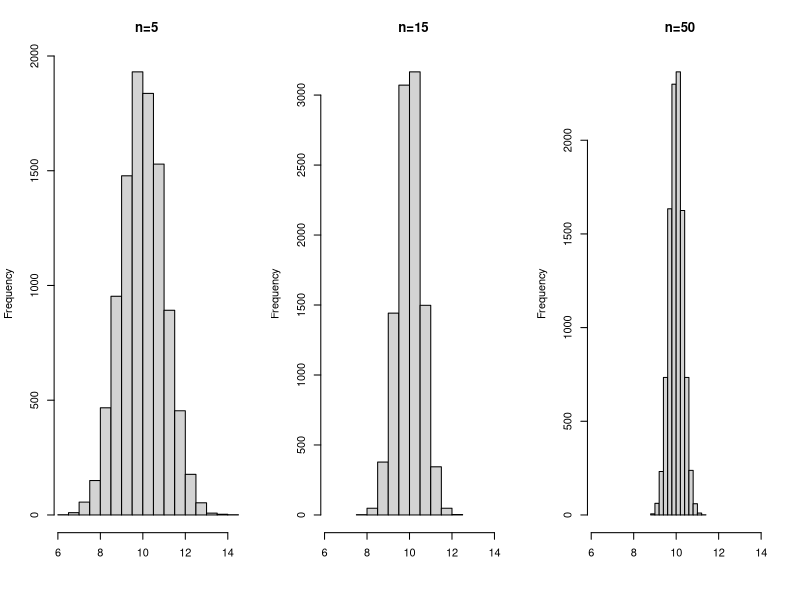

Generate this figure with R:
## ---- chunk 1
## Set seed for the random number generator to get reproducable results
set.seed(3)
## True parameter value 
theta         <- 10
## Number of Monte Carlo repetitions:
B             <- 10000
## Sequence of different sample sizes:
n_seq         <- c(5, 15, 50)
## Container for the generated estimates:
estimates_mat <- matrix(NA, nrow = B, ncol = length(n_seq))

for(j in 1:length(n_seq)){
  ## select the sample size
  n <- n_seq[j]
  for(b in 1:B){
    ## generate realization of the random sample 
    X_sample <- rnorm(n = n, mean = theta, sd = sqrt(5))
    ## compute the sample mean and safe it
    estimates_mat[b,j] <- mean(X_sample)
  }
}
## ---- chunk 2
par(mfrow=c(1,3))
hist(estimates_mat[,1], main="n=5", xlab="",  xlim = range(estimates_mat[,1]))
hist(estimates_mat[,2], main="n=15", xlab="", xlim = range(estimates_mat[,1]))
hist(estimates_mat[,3], main="n=50", xlab="", xlim = range(estimates_mat[,1]))
## ---- chunk 3
## Bias of the sample mean for different sample sizes n
MC_Bias_n_seq <- colMeans(estimates_mat) - theta

## Variance of the sample mean for different sample sizes n
MC_Var_n_seq  <- apply(estimates_mat, 2, var)

## Mean squared error of the sample mean for different sample sizes n
MC_MSE_n_seq  <- apply(estimates_mat, 2, function(x){mean((x - theta)^2)})
## ---- chunk 4
suppressPackageStartupMessages(library("kableExtra"))
suppressPackageStartupMessages(library("tidyverse"))

MCResults <- tibble(
  "n"        = n_seq,
  "Bias (MC-Sim) "     = round(MC_Bias_n_seq, 3),
  "Variance (MC-Sim)"  = round(MC_Var_n_seq,  2),
  "MSE (MC-Sim) "      = round(MC_MSE_n_seq,  2))
           
MCResults %>% kbl() %>%  kable_styling()
## ---- chunk 5
suppressPackageStartupMessages(library("kableExtra"))
suppressPackageStartupMessages(library("tidyverse"))

MCResults <- tibble(
  "n"        = n_seq,
  "Bias (true) "     = rep(0, 3),
  "Variance (true)"  = round(5/n_seq, 2),
  "MSE (true) "      = round(5/n_seq, 2))
           
MCResults %>% kbl() %>%  kable_styling()
